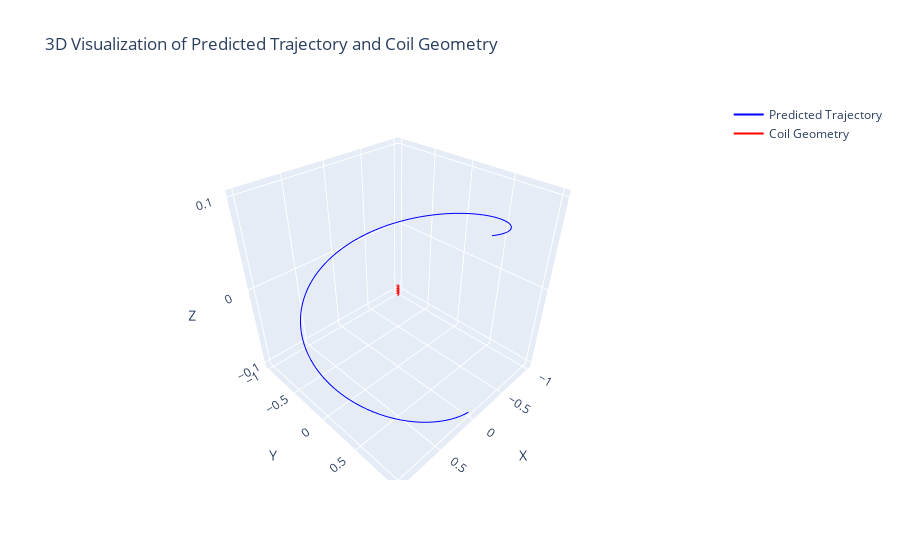

Notebook code for this chart:
### Code cell
import numpy as np
import plotly.graph_objects as go
import math


def create_coil_geometry(nwindings=6, wireradius=0.001, coilradius=0.01):
    """
    Generates the 3D coordinates of a coil for visualization.

    Parameters:
    nwindings (int): Number of windings in the coil. Default is 6.
    wireradius (float): Radius of the wire used to create the coil. Default is 0.001.
    coilradius (float): Radius of the coil. Default is 0.01.

    Returns:
    numpy.ndarray: 3D coordinates of the coil.
    """
    t = np.linspace(0, 2 * np.pi * nwindings, 1000)  # Parameter for the coil
    x = coilradius * np.cos(t)
    y = coilradius * np.sin(t)
    z = np.linspace(-nwindings * wireradius, nwindings * wireradius, len(t))
    return x, y, z


# Generate the coil geometry
x_coil, y_coil, z_coil = create_coil_geometry(
    nwindings=6, wireradius=0.001, coilradius=0.01
)

# Generate predictions (dummy example for demonstration)
x_pred = np.sin(np.linspace(0, 2 * np.pi, 100))
y_pred = np.cos(np.linspace(0, 2 * np.pi, 100))
z_pred = np.linspace(-0.1, 0.1, 100)

# Create interactive 3D plot
fig = go.Figure()

# Add the predicted trajectory
fig.add_trace(
    go.Scatter3d(
        x=x_pred,
        y=y_pred,
        z=z_pred,
        mode="lines",
        line=dict(color="blue", width=2),
        name="Predicted Trajectory",
    )
)

# Add the coil geometry
fig.add_trace(
    go.Scatter3d(
        x=x_coil,
        y=y_coil,
        z=z_coil,
        mode="lines",
        line=dict(color="red", width=2),
        name="Coil Geometry",
    )
)

# Add titles and labels
fig.update_layout(
    title="3D Visualization of Predicted Trajectory and Coil Geometry",
    scene=dict(xaxis_title="X", yaxis_title="Y", zaxis_title="Z"),
)

# Show the plot
fig.show()

### Figure 1 — Plotly figure (JSON) as saved in the notebook; plotly's stock layout.template omitted (floating-point values rounded to 4 significant figures; data arrays with more than 128 entries replaced by an {"elided": "..."} marker saying what was removed)
{"data": [{"line": {"color": "blue", "width": 2}, "mode": "lines", "name": "Predicted Trajectory", "type": "scatter3d", "x": [0, 0.06342, 0.1266, 0.1893, 0.2511, 0.312, 0.3717, 0.4298, 0.4862, 0.5406, 0.5929, 0.6428, 0.6901, 0.7346, 0.7761, 0.8146, 0.8497, 0.8815, 0.9096, 0.9341, 0.9549, 0.9718, 0.9848, 0.9938, 0.9989, 0.9999, 0.9969, 0.9898, 0.9788, 0.9638, 0.945, 0.9224, 0.896, 0.866, 0.8326, 0.7958, 0.7557, 0.7127, 0.6668, 0.6182, 0.5671, 0.5137, 0.4582, 0.4009, 0.342, 0.2817, 0.2203, 0.158, 0.09506, 0.03173, -0.03173, -0.09506, -0.158, -0.2203, -0.2817, -0.342, -0.4009, -0.4582, -0.5137, -0.5671, -0.6182, -0.6668, -0.7127, -0.7557, -0.7958, -0.8326, -0.866, -0.896, -0.9224, -0.945, -0.9638, -0.9788, -0.9898, -0.9969, -0.9999, -0.9989, -0.9938, -0.9848, -0.9718, -0.9549, -0.9341, -0.9096, -0.8815, -0.8497, -0.8146, -0.7761, -0.7346, -0.6901, -0.6428, -0.5929, -0.5406, -0.4862, -0.4298, -0.3717, -0.312, -0.2511, -0.1893, -0.1266, -0.06342, -2.449e-16], "y": [1, 0.998, 0.992, 0.9819, 0.9679, 0.9501, 0.9284, 0.9029, 0.8738, 0.8413, 0.8053, 0.766, 0.7237, 0.6785, 0.6306, 0.5801, 0.5272, 0.4723, 0.4154, 0.3569, 0.2969, 0.2358, 0.1736, 0.1108, 0.04758, -0.01587, -0.07925, -0.1423, -0.2048, -0.2665, -0.3271, -0.3863, -0.4441, -0.5, -0.5539, -0.6056, -0.6549, -0.7015, -0.7453, -0.7861, -0.8237, -0.858, -0.8888, -0.9161, -0.9397, -0.9595, -0.9754, -0.9874, -0.9955, -0.9995, -0.9995, -0.9955, -0.9874, -0.9754, -0.9595, -0.9397, -0.9161, -0.8888, -0.858, -0.8237, -0.7861, -0.7453, -0.7015, -0.6549, -0.6056, -0.5539, -0.5, -0.4441, -0.3863, -0.3271, -0.2665, -0.2048, -0.1423, -0.07925, -0.01587, 0.04758, 0.1108, 0.1736, 0.2358, 0.2969, 0.3569, 0.4154, 0.4723, 0.5272, 0.5801, 0.6306, 0.6785, 0.7237, 0.766, 0.8053, 0.8413, 0.8738, 0.9029, 0.9284, 0.9501, 0.9679, 0.9819, 0.992, 0.998, 1], "z": [-0.1, -0.09798, -0.09596, -0.09394, -0.09192, -0.0899, -0.08788, -0.08586, -0.08384, -0.08182, -0.0798, -0.07778, -0.07576, -0.07374, -0.07172, -0.0697, -0.06768, -0.06566, -0.06364, -0.06162, -0.0596, -0.05758, -0.05556, -0.05354, -0.05152, -0.04949, -0.04747, -0.04545, -0.04343, -0.04141, -0.03939, -0.03737, -0.03535, -0.03333, -0.03131, -0.02929, -0.02727, -0.02525, -0.02323, -0.02121, -0.01919, -0.01717, -0.01515, -0.01313, -0.01111, -0.009091, -0.007071, -0.005051, -0.00303, -0.00101, 0.00101, 0.00303, 0.005051, 0.007071, 0.009091, 0.01111, 0.01313, 0.01515, 0.01717, 0.01919, 0.02121, 0.02323, 0.02525, 0.02727, 0.02929, 0.03131, 0.03333, 0.03535, 0.03737, 0.03939, 0.04141, 0.04343, 0.04545, 0.04747, 0.04949, 0.05152, 0.05354, 0.05556, 0.05758, 0.0596, 0.06162, 0.06364, 0.06566, 0.06768, 0.0697, 0.07172, 0.07374, 0.07576, 0.07778, 0.0798, 0.08182, 0.08384, 0.08586, 0.08788, 0.0899, 0.09192, 0.09394, 0.09596, 0.09798, 0.1]}, {"line": {"color": "red", "width": 2}, "mode": "lines", "name": "Coil Geometry", "type": "scatter3d", "x": {"elided": "1000 float values"}, "y": {"elided": "1000 float values"}, "z": {"elided": "1000 float values"}}], "layout": {"scene": {"xaxis": {"title": {"text": "X"}}, "yaxis": {"title": {"text": "Y"}}, "zaxis": {"title": {"text": "Z"}}}, "title": {"text": "3D Visualization of Predicted Trajectory and Coil Geometry"}}}
